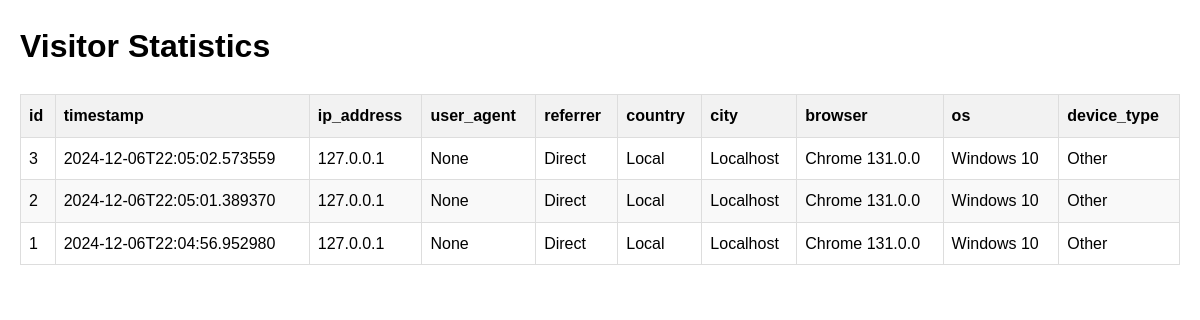
Page /visitor_dashboard (signed in) on the earlier database version.
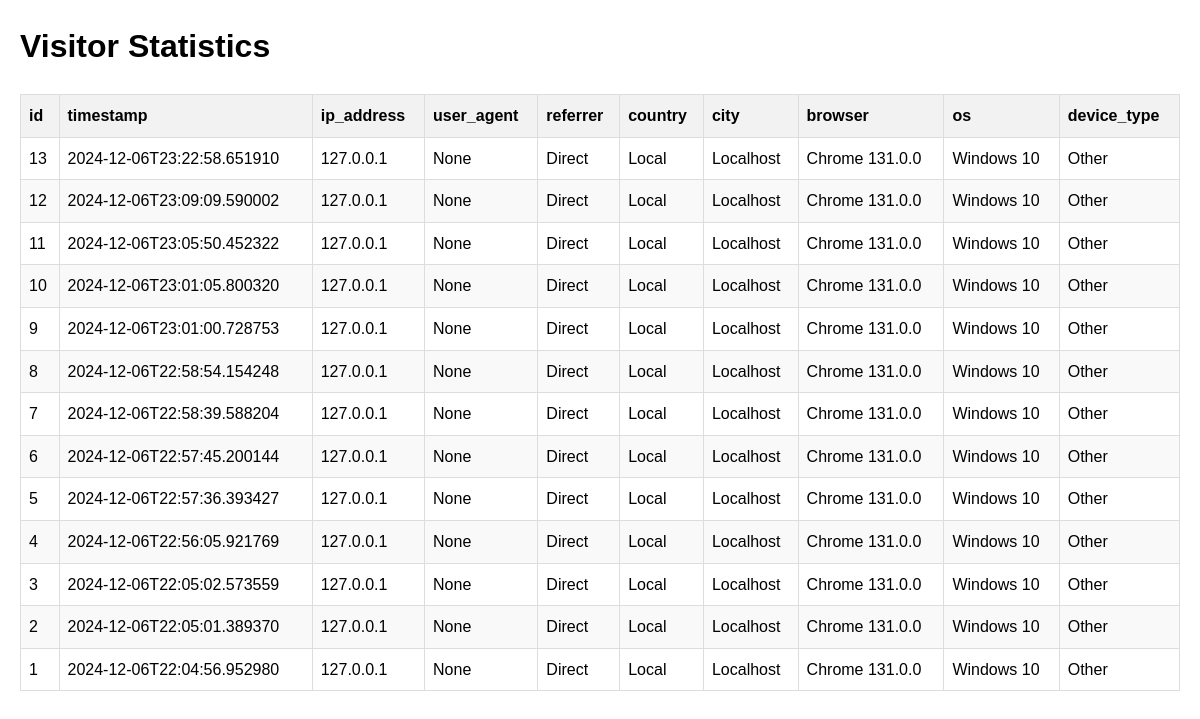
Same page on the later database version.
### tables this page shows
CREATE TABLE visitors 
                 (id INTEGER PRIMARY KEY AUTOINCREMENT,
                  timestamp DATETIME,
                  ip_address TEXT,
                  user_agent TEXT,
                  referrer TEXT,
                  country TEXT,
                  city TEXT,
                  browser TEXT,
                  os TEXT,
                  device_type TEXT);

### run.py (the view)
@app.route('/visitor_dashboard')
@login_required
def visitor_dashboard():
    conn = sqlite3.connect('visitor_tracking.db')
    c = conn.cursor()
    c.execute('''SELECT * FROM visitors ORDER BY timestamp DESC''')
    full_visitor_table = c.fetchall()
    c.execute("PRAGMA table_info(visitors)")
    columns = [column[1] for column in c.fetchall()]
    conn.close()
    return render_template('visitor_dashboard.html',
                           columns=columns,
                           visitors=full_visitor_table)

### run.py (called while the page is built)
def login_required(f):
    @wraps(f)
    def decorated_function(*args, **kwargs):
        if 'logged_in' not in session:
            return redirect(url_for('login'))
        return f(*args, **kwargs)
    return decorated_function

### templates/visitor_dashboard.html (shortened to what this page needs)
<!DOCTYPE html>
<html lang="en">
<head>
</head>
<body>
    <h1>Visitor Statistics</h1>
    <div class="table-container">
        <table>
            <thead>
                <tr>
                    {% for column in columns %}
                    <th>{{ column }}</th>
                    {% endfor %}
                </tr>
            </thead>
            <tbody>
                {% for visitor in visitors %}
                <tr>
                    {% for item in visitor %}
                    <td>{{ item }}</td>
                    {% endfor %}
                </tr>
                {% endfor %}
            </tbody>
        </table>
    </div>
</body>
</html>

### templates/visitor_dashboard.html (style rules this page uses)
body { font-family: Arial, sans-serif; margin: 20px; line-height: 1.6; }
table { width: 100%; border-collapse: collapse; margin-bottom: 20px; }
table, th, td { border: 1px solid #ddd; padding: 8px; }
th { background-color: #f2f2f2; text-align: left; }
tr:nth-child(even) { background-color: #f9f9f9; }
.table-container { max-width: 100%; overflow-x: auto; }

Differences in the rows shown:
added visitors: visitor "13" "None", timestamp "2024-12-06T23:22:58.651910", ip_address "127.0.0.1", referrer "Direct", country "Local", city "Localhost", browser "Chrome 131.0.0", os "Windows 10", device_type "Other"
added visitors: visitor "12" "None", timestamp "2024-12-06T23:09:09.590002", ip_address "127.0.0.1", referrer "Direct", country "Local", city "Localhost", browser "Chrome 131.0.0", os "Windows 10", device_type "Other"
added visitors: visitor "11" "None", timestamp "2024-12-06T23:05:50.452322", ip_address "127.0.0.1", referrer "Direct", country "Local", city "Localhost", browser "Chrome 131.0.0", os "Windows 10", device_type "Other"
added visitors: visitor "10" "None", timestamp "2024-12-06T23:01:05.800320", ip_address "127.0.0.1", referrer "Direct", country "Local", city "Localhost", browser "Chrome 131.0.0", os "Windows 10", device_type "Other"
added visitors: visitor "9" "None", timestamp "2024-12-06T23:01:00.728753", ip_address "127.0.0.1", referrer "Direct", country "Local", city "Localhost", browser "Chrome 131.0.0", os "Windows 10", device_type "Other"
added visitors: visitor "8" "None", timestamp "2024-12-06T22:58:54.154248", ip_address "127.0.0.1", referrer "Direct", country "Local", city "Localhost", browser "Chrome 131.0.0", os "Windows 10", device_type "Other"
added visitors: visitor "7" "None", timestamp "2024-12-06T22:58:39.588204", ip_address "127.0.0.1", referrer "Direct", country "Local", city "Localhost", browser "Chrome 131.0.0", os "Windows 10", device_type "Other"
added visitors: visitor "6" "None", timestamp "2024-12-06T22:57:45.200144", ip_address "127.0.0.1", referrer "Direct", country "Local", city "Localhost", browser "Chrome 131.0.0", os "Windows 10", device_type "Other"
added visitors: visitor "5" "None", timestamp "2024-12-06T22:57:36.393427", ip_address "127.0.0.1", referrer "Direct", country "Local", city "Localhost", browser "Chrome 131.0.0", os "Windows 10", device_type "Other"
added visitors: visitor "4" "None", timestamp "2024-12-06T22:56:05.921769", ip_address "127.0.0.1", referrer "Direct", country "Local", city "Localhost", browser "Chrome 131.0.0", os "Windows 10", device_type "Other"
